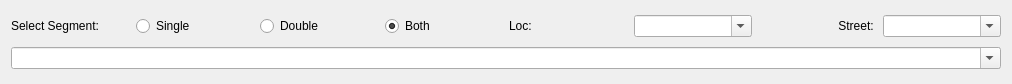
<?xml version="1.0" encoding="UTF-8"?>
<ui version="4.0">
 <class>SegmentSelectionWidget</class>
 <widget class="QWidget" name="SegmentSelectionWidget">
  <property name="geometry">
   <rect>
    <x>0</x>
    <y>0</y>
    <width>1012</width>
    <height>84</height>
   </rect>
  </property>
  <property name="windowTitle">
   <string>Form</string>
  </property>
  <layout class="QGridLayout" name="gridLayout">
   <item row="0" column="0">
    <widget class="QLabel" name="label_9">
     <property name="text">
      <string>Select Segment:</string>
     </property>
    </widget>
   </item>
   <item row="0" column="1">
    <widget class="QRadioButton" name="rbSingle">
     <property name="toolTip">
      <string>&lt;html&gt;&lt;head/&gt;&lt;body&gt;&lt;p&gt;Click to display only single track segments&lt;/p&gt;&lt;/body&gt;&lt;/html&gt;</string>
     </property>
     <property name="text">
      <string>Single</string>
     </property>
    </widget>
   </item>
   <item row="0" column="2">
    <widget class="QRadioButton" name="rbDouble">
     <property name="toolTip">
      <string>&lt;html&gt;&lt;head/&gt;&lt;body&gt;&lt;p&gt;Click to display only double track segments&lt;/p&gt;&lt;/body&gt;&lt;/html&gt;</string>
     </property>
     <property name="text">
      <string>Double</string>
     </property>
    </widget>
   </item>
   <item row="0" column="3">
    <widget class="QRadioButton" name="rbBoth">
     <property name="toolTip">
      <string>&lt;html&gt;&lt;head/&gt;&lt;body&gt;&lt;p&gt;Click to display both single and double track segments.&lt;/p&gt;&lt;/body&gt;&lt;/html&gt;</string>
     </property>
     <property name="text">
      <string>Both</string>
     </property>
     <property name="checked">
      <bool>true</bool>
     </property>
    </widget>
   </item>
   <item row="0" column="4">
    <widget class="QLabel" name="label_2">
     <property name="text">
      <string>Loc:</string>
     </property>
    </widget>
   </item>
   <item row="0" column="5">
    <widget class="QComboBox" name="cbLocation">
     <property name="toolTip">
      <string>&lt;html&gt;&lt;head/&gt;&lt;body&gt;&lt;p&gt;Specify a location name to limit search for street names. &lt;/p&gt;&lt;/body&gt;&lt;/html&gt;</string>
     </property>
     <property name="editable">
      <bool>true</bool>
     </property>
     <property name="placeholderText">
      <string>ignore</string>
     </property>
    </widget>
   </item>
   <item row="0" column="6">
    <widget class="QLabel" name="label">
     <property name="text">
      <string>Street: </string>
     </property>
     <property name="alignment">
      <set>Qt::AlignRight|Qt::AlignTrailing|Qt::AlignVCenter</set>
     </property>
    </widget>
   </item>
   <item row="0" column="7">
    <widget class="QComboBox" name="cbStreets">
     <property name="toolTip">
      <string>&lt;html&gt;&lt;head/&gt;&lt;body&gt;&lt;p&gt;Enter a street name for which segments on that street will be displated.&lt;/p&gt;&lt;/body&gt;&lt;/html&gt;</string>
     </property>
     <property name="editable">
      <bool>true</bool>
     </property>
    </widget>
   </item>
   <item row="1" column="0" colspan="8">
    <widget class="QComboBox" name="cbSegments">
     <property name="contextMenuPolicy">
      <enum>Qt::ActionsContextMenu</enum>
     </property>
     <property name="toolTip">
      <string>&lt;html&gt;&lt;head/&gt;&lt;body&gt;&lt;p&gt;Select a segment from the combobox to be displayed. Or type a segment number.&lt;/p&gt;&lt;/body&gt;&lt;/html&gt;</string>
     </property>
     <property name="editable">
      <bool>true</bool>
     </property>
    </widget>
   </item>
  </layout>
 </widget>
 <resources/>
 <connections/>
</ui>
